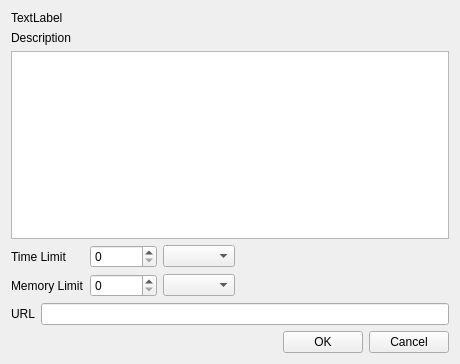
<?xml version="1.0" encoding="UTF-8"?>
<ui version="4.0">
 <class>OJProblemPropertyWidget</class>
 <widget class="QWidget" name="OJProblemPropertyWidget">
  <property name="geometry">
   <rect>
    <x>0</x>
    <y>0</y>
    <width>460</width>
    <height>364</height>
   </rect>
  </property>
  <property name="windowTitle">
   <string>Form</string>
  </property>
  <layout class="QGridLayout" name="gridLayout" columnstretch="0,0" columnminimumwidth="0,0">
   <item row="4" column="0">
    <widget class="QLabel" name="label">
     <property name="text">
      <string>URL</string>
     </property>
    </widget>
   </item>
   <item row="4" column="1">
    <widget class="QLineEdit" name="txtURL"/>
   </item>
   <item row="0" column="0" colspan="2">
    <widget class="QLabel" name="lbName">
     <property name="text">
      <string>TextLabel</string>
     </property>
    </widget>
   </item>
   <item row="1" column="0" colspan="2">
    <widget class="QLabel" name="label_2">
     <property name="text">
      <string>Description</string>
     </property>
    </widget>
   </item>
   <item row="2" column="0" colspan="2">
    <widget class="QTextEdit" name="txtDescription"/>
   </item>
   <item row="3" column="0" colspan="2">
    <widget class="QWidget" name="widget_2" native="true">
     <layout class="QGridLayout" name="gridLayout_2">
      <property name="leftMargin">
       <number>0</number>
      </property>
      <property name="topMargin">
       <number>0</number>
      </property>
      <property name="rightMargin">
       <number>0</number>
      </property>
      <property name="bottomMargin">
       <number>0</number>
      </property>
      <item row="2" column="2">
       <widget class="QComboBox" name="cbMemoryLimitUnit"/>
      </item>
      <item row="1" column="0">
       <widget class="QLabel" name="label_3">
        <property name="text">
         <string>Time Limit</string>
        </property>
       </widget>
      </item>
      <item row="2" column="0">
       <widget class="QLabel" name="label_4">
        <property name="text">
         <string>Memory Limit</string>
        </property>
       </widget>
      </item>
      <item row="1" column="1">
       <widget class="QSpinBox" name="spinTimeLimit">
        <property name="maximum">
         <number>9999999</number>
        </property>
       </widget>
      </item>
      <item row="2" column="1">
       <widget class="QSpinBox" name="spinMemoryLimit">
        <property name="maximum">
         <number>9999999</number>
        </property>
       </widget>
      </item>
      <item row="1" column="3">
       <spacer name="horizontalSpacer_2">
        <property name="orientation">
         <enum>Qt::Horizontal</enum>
        </property>
        <property name="sizeHint" stdset="0">
         <size>
          <width>40</width>
          <height>20</height>
         </size>
        </property>
       </spacer>
      </item>
      <item row="1" column="2">
       <widget class="QComboBox" name="cbTimeLimitUnit"/>
      </item>
     </layout>
    </widget>
   </item>
   <item row="5" column="0" colspan="2">
    <widget class="QWidget" name="widget" native="true">
     <layout class="QHBoxLayout" name="horizontalLayout">
      <property name="leftMargin">
       <number>0</number>
      </property>
      <property name="topMargin">
       <number>0</number>
      </property>
      <property name="rightMargin">
       <number>0</number>
      </property>
      <property name="bottomMargin">
       <number>0</number>
      </property>
      <item>
       <spacer name="horizontalSpacer">
        <property name="orientation">
         <enum>Qt::Horizontal</enum>
        </property>
        <property name="sizeHint" stdset="0">
         <size>
          <width>40</width>
          <height>20</height>
         </size>
        </property>
       </spacer>
      </item>
      <item>
       <widget class="QPushButton" name="btnOk">
        <property name="text">
         <string>OK</string>
        </property>
       </widget>
      </item>
      <item>
       <widget class="QPushButton" name="btnCancel">
        <property name="text">
         <string>Cancel</string>
        </property>
       </widget>
      </item>
     </layout>
    </widget>
   </item>
  </layout>
 </widget>
 <tabstops>
  <tabstop>txtDescription</tabstop>
  <tabstop>spinTimeLimit</tabstop>
  <tabstop>cbTimeLimitUnit</tabstop>
  <tabstop>spinMemoryLimit</tabstop>
  <tabstop>cbMemoryLimitUnit</tabstop>
  <tabstop>txtURL</tabstop>
  <tabstop>btnOk</tabstop>
  <tabstop>btnCancel</tabstop>
 </tabstops>
 <resources/>
 <connections/>
</ui>
